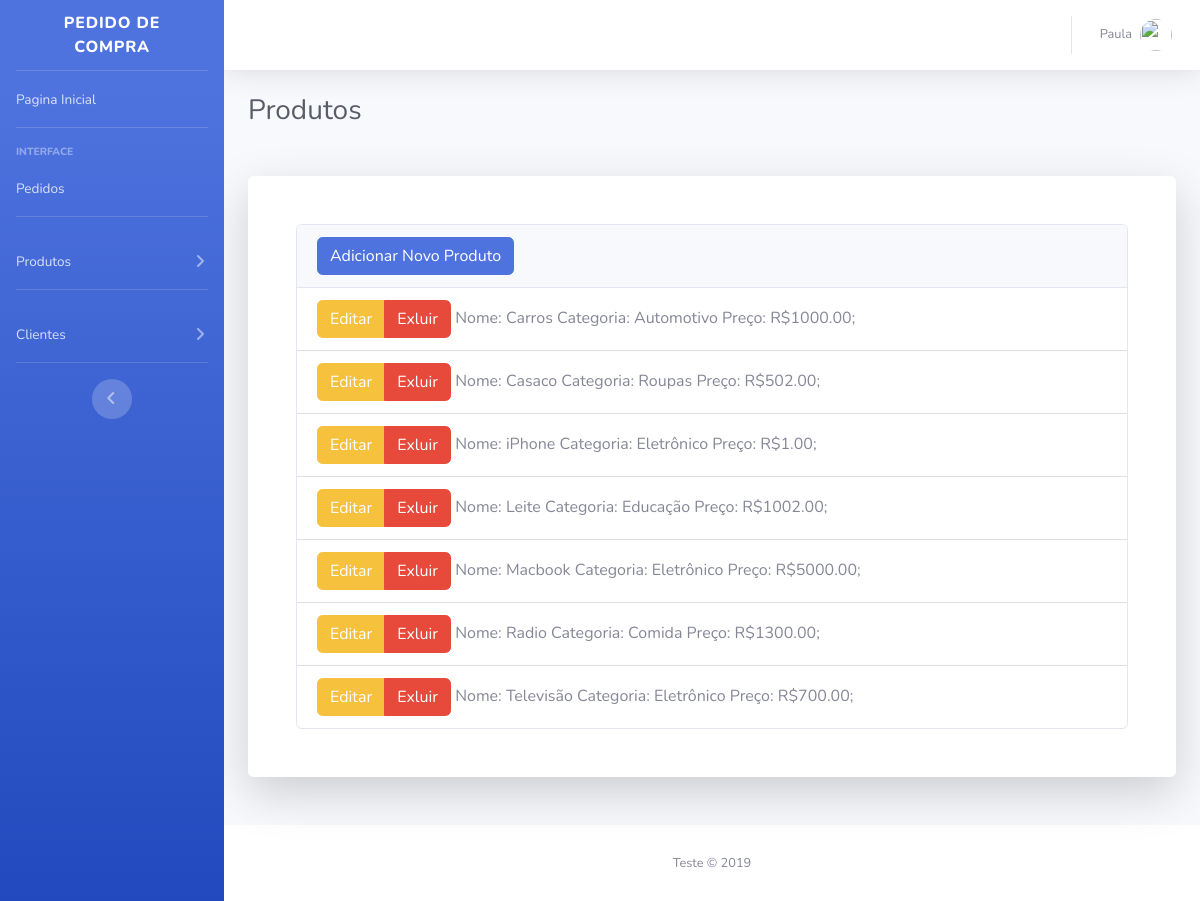
Page /produto (signed in) on the committed database.
### tables this page shows
CREATE TABLE `produtos` (
  `Id` int(11) NOT NULL AUTO_INCREMENT,
  `nome` varchar(255) DEFAULT NULL,
  `categoria_id` int(11) NOT NULL DEFAULT '0',
  `preco` decimal(10,2) NOT NULL DEFAULT '0.00',
  `cliente_id` int(11) NOT NULL,
  `criado_em` datetime DEFAULT NULL,
  PRIMARY KEY (`Id`),
  KEY `produtos_ibfk_2` (`cliente_id`),
  KEY `produtos_ibfk_1` (`categoria_id`),
  CONSTRAINT `produtos_ibfk_1` FOREIGN KEY (`categoria_id`) REFERENCES `categorias` (`Id`) ON DELETE CASCADE ON UPDATE CASCADE,
  CONSTRAINT `produtos_ibfk_2` FOREIGN KEY (`cliente_id`) REFERENCES `clientes` (`Id`) ON DELETE CASCADE ON UPDATE CASCADE
);

CREATE TABLE `categorias` (
  `Id` int(11) NOT NULL AUTO_INCREMENT,
  `nome` varchar(255) DEFAULT NULL,
  PRIMARY KEY (`Id`)
);

### core/bootstrap.php (called while the page is built, shortened)
<?php
function view($name, $data = []){
    if(strstr( $name, '.' )){
        $name = explode('.', $name);
        $name = implode('/', $name);
    }
    extract($data);
    return require "app/views/{$name}.view.php";
}

### app/controllers/ProdutoController.php (called while the page is built, shortened)
<?php
class ProdutoController{
    public function home(){
        $produto = new Produto;
        $produto = $produto->listarTodosProduto();
        return view('sistema.adicionarProduto', compact('produto', 'categoria'));
    }
}

### core/Router.php (called while the page is built, shortened)
<?php
class Router {
    public $routes = [
        'GET' => [],
        'POST' => []
    ];
    public function get($uri, $controller){
        $this->routes['GET'][$uri] = $controller;
    }
    public function post($uri, $controller){
        $this->routes['POST'][$uri] = $controller;
    }
    public function direct($uri, $requestType){
        if(array_key_exists($uri, $this->routes[$requestType])){
            $controller = explode('@', $this->routes[$requestType][$uri])[0];
            $action = explode('@', $this->routes[$requestType][$uri])[1];
            return $this->callAction($controller, $action);
        }
        throw new \Exception('Nenhuma rota selecionada para essa URL');
    }
    protected function callAction($controller, $action){
        $controller = new $controller;
        $middleware = $controller->auth();
        if(isset($_SESSION['usuario']['login']) && $_SESSION['usuario']['login'] == true){
            if($middleware['auth']['restrict_for'] == '*'){
                return $controller->$action();
            }
        }
    }
}

### index.php (called while the page is built, shortened)
<?php
require 'core/bootstrap.php';
Router::load('app/routes.php')->direct(Request::uri(), Request::method());

### core/App.php (called while the page is built, shortened)
<?php
class App{
    protected static $registry = [];
    public static function bind($key, $value)
    {
        static::$registry[$key] = $value;
    }
    public static function get($key)
    {
        return static::$registry[$key];
    }
}

### app/models/Produto.php (called while the page is built, shortened)
<?php
class Produto{
    private $id;
    private $nome;
    private $categoria;
    private $preco;
    public function __construct($id = null, $nome = null, Categoria $categoria = null,
                                $preco = null, Cliente $cliente = null, $criado_em = null){
         $this->id = $id;
         $this->nome = $nome;
         $this->preco = $preco;
         $this->categoria = $categoria;
    }
    public function getId(){
		return $this->id;
	}
	public function setId($id){
		$this->id = $id;
	}
	public function getNome(){
		return $this->nome;
	}
	public function setNome($nome){
		$this->nome = $nome;
	}
	public function getCategoria(){
		return $this->categoria;
	}
	public function setCategoria(Categoria $categoria){
		$this->categoria = $categoria;
	}
	public function getPreco(){
		return $this->preco;
	}
	public function setPreco($preco){
		$this->preco = $preco;
	}
    public function listarTodosProduto(){
        $sql['sql']  = ' SELECT p.id as produto_id, c.id as categoria_id, p.nome as produto_nome, c.nome as categoria_nome,';
        $sql['sql'] .= ' p.preco FROM produtos as p';
        $sql['sql'] .= ' LEFT JOIN categorias as c on (p.categoria_id = c.id)';
        $sql['sql'] .= ' where p.cliente_id = :cliente_id';
        $sql['sql'] .= ' order by p.nome asc';
        $sql['bind_sql']['cliente_id'] = $_SESSION['usuario']['cliente_id'];
        $produtos = array();
        try{
            if($row = App::get('database')->select($sql)){
                foreach($row as $row){
                    $produto = new Produto();
                    $categoria = new Categoria;
                    $produto->setId($row->produto_id);
                    $categoria->setId($row->categoria_id);
                    $categoria->setNome($row->categoria_nome);
                    $produto->setCategoria($categoria);
                    $produto->setNome($row->produto_nome);
                    $produto->setPreco($row->preco);
                    $produtos[] = $produto;
                }
            }else{
                return false;
            }
        }catch(Exception $e){
            return 'Erro em listar produtos';
        }
        return $produtos;
    }
}
?>

### core/database/QueryBuilder.php (called while the page is built, shortened)
<?php
class QueryBuilder{
    protected $pdo;
    public function __construct($pdo){
        $this->pdo = $pdo;
    }
    public function select($sql){
        $statement = $this->pdo->prepare($sql['sql']);
        if(isset($sql['bind_sql'])){
            $statement->execute($sql['bind_sql']);
        }else{
            $statement->execute();
        }
        return $statement->fetchAll(PDO::FETCH_CLASS);
    }
}
?>

### app/models/Categoria.php (called while the page is built, shortened)
<?php
class Categoria{
    private $id;
    public function __construct($id = null, $nome = null){
        $this->id = $id;
    }
    public function getId(){
		return $this->id;
	}
	public function setId($id){
		$this->id = $id;
	}
    public function getNome(){
		return $this->Nome;
	}
	public function setNome($Nome){
		$this->Nome = $Nome;
    }
}

### app/views/sistema/adicionarProduto.view.php (the view, shortened to what this page needs)
<?php
  include('layout/header.php');
?>
<div class="container-fluid">
<h1 class="h3 mb-4 text-gray-800">Produtos</h1>
<div id='background' class="card o-hidden border-0 shadow-lg my-5">
<div class="card-body p-0">
  <div class="row">
    <div class="col-lg-12 col-sm-12">
      <div class="p-5">
      <div class="card">
        <div class="card-header">
          <button id='produtoNovo' type='button' onchange='adicionarProdutoEdit()' data-toggle='modal'  data-target='#produtoModal' class='btn btn-primary'>Adicionar Novo Produto</button>
        </div>
        <ul id='resultado' class="list-group list-group-flush">
          <?php foreach($produto as $p):?>
            <li class='list-group-item'>
                    <div class='btn-group' role='group' >
                    <button type='button' onclick='editarProduto(this)' data-id='<?=$p->getId()?>'  data-toggle='modal'
                      data-target='#produtoModal' data-nome='<?=$p->getNome()?>' data-preco='<?=$p->getPreco()?>' data-categoria_id='<?=$p->getCategoria()->getId()?>'  class='btn btn-warning'>Editar</button>
                    <button type='button' onclick='excluirProduto(this)' data-id='<?=$p->getId()?>' class='btn btn-danger'>Exluir</button>
                    </div>
                     Nome: <?=$p->getNome()?> Categoria: <?=$p->getCategoria()->getNome()?> Preço: R$<?=$p->getPreco()?>;
                    </li>
          <?php endforeach;?>
        </ul>
      </div>
      </div>
    </div>
  </div>
</div>
</div>
</div>
<?php
    include_once('layout/footer.php');
?>

### rows in the picture
produtos: nome "Carros", categoria.nome "Automotivo", preco "1000.00"
produtos: nome "Casaco", categoria.nome "Roupas", preco "502.00"
produtos: nome "iPhone", categoria.nome "Eletrônico", preco "1.00"
produtos: nome "Leite", categoria.nome "Educação", preco "1002.00"
produtos: nome "Macbook", categoria.nome "Eletrônico", preco "5000.00"
produtos: nome "Radio", categoria.nome "Comida", preco "1300.00"
produtos: nome "Televisão", categoria.nome "Eletrônico", preco "700.00"

### other values in the picture
$_SESSION['usuario']['nome'] "Paula"
